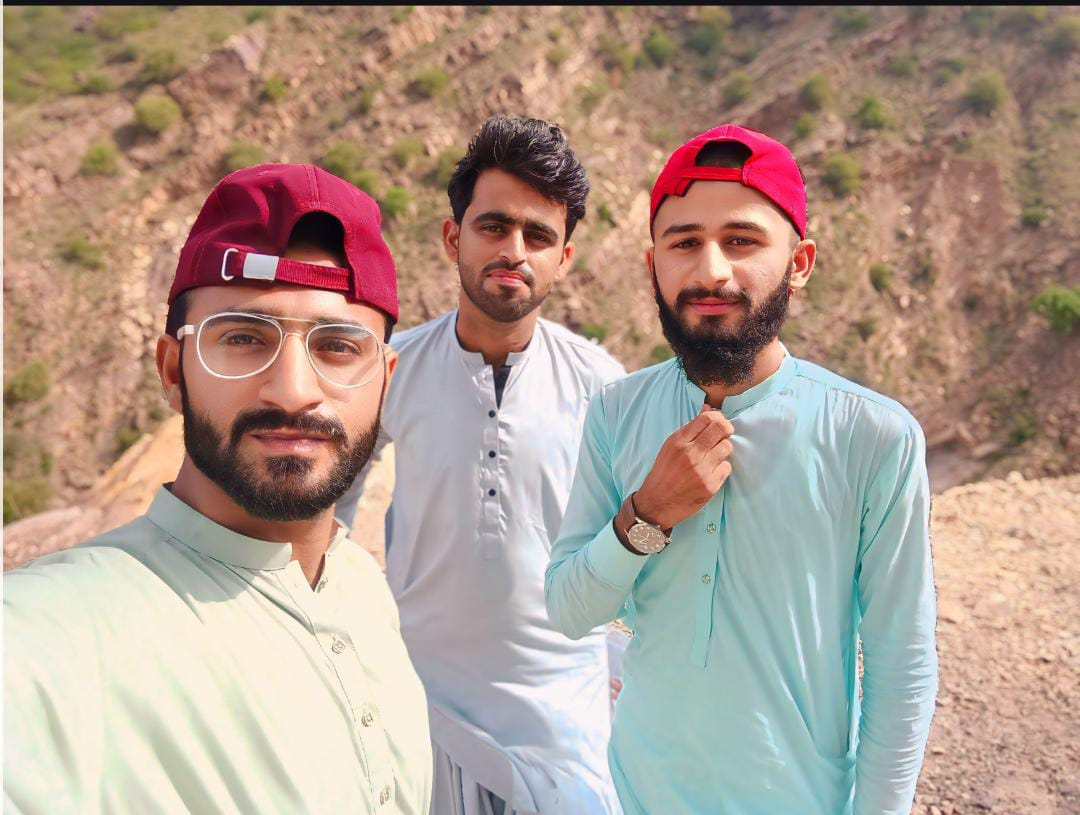
#> input picture fort.jpg, 1080 x 815 px
$ jupyter execute 'Lecture 29 Object detection using Haar-Cascade(Face Detection).ipynb'
#> lines starting #> are read from the running program, lines starting #| are printed output that depends on the picture; after the words box and inside, x2 and y2 are one past the last pixel; in counts of white or black regions, pixels touching at a corner belong together
[cell 1]
import cv2
import numpy as np

[cell 2]
img = cv2.imread("fort.jpg")
#> img is the input picture: shape (815, 1080, 3); mean B, G, R 141.9, 154.8, 176.2
img = cv2.resize(img, (550,500))
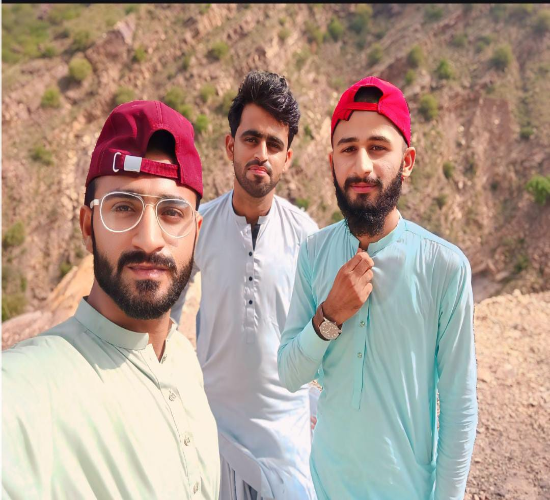
#> img: shape (500, 550, 3); mean B, G, R 141.8, 154.7, 176.1

gry = cv2.cvtColor(img, cv2.COLOR_BGR2GRAY)
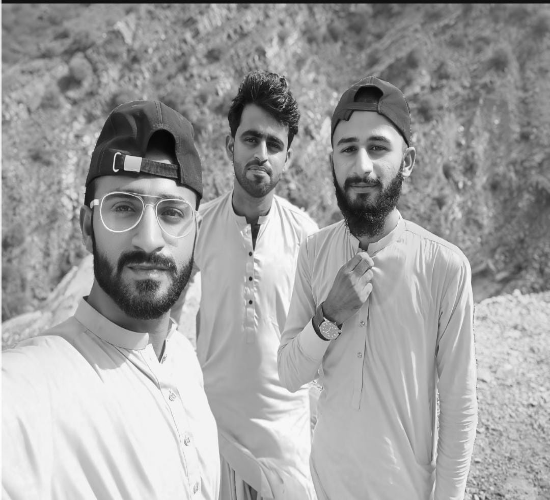
#> gry: shape (500, 550); min 5, max 254, mean 159.6

f = cv2.CascadeClassifier(r"C:/Python312/Lib/site-packages/cv2/data/haarcascade_frontalface_default.xml")
d = f.detectMultiScale(gry, 1.3, 3)
#> d = [[224, 114, 75, 75], [315, 112, 95, 95], [78, 158, 139, 139]]

for (x,y,w,h) in d:
    cv2.rectangle(img, (x,y),(x+w, y+h), (0,255,0),3)
#> this loop made 3 passes
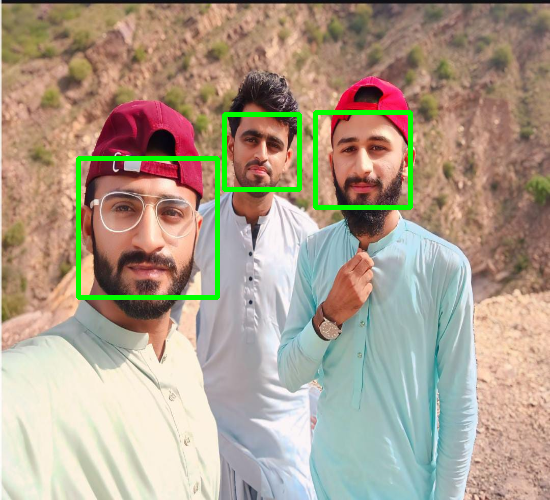
#> img: shape (500, 550, 3); 2.23% of pixels changed, all inside (x1, y1, x2, y2) = (76, 110, 413, 300)


cv2.imshow("images", img)
cv2.waitKey()
cv2.destroyAllWindows()
